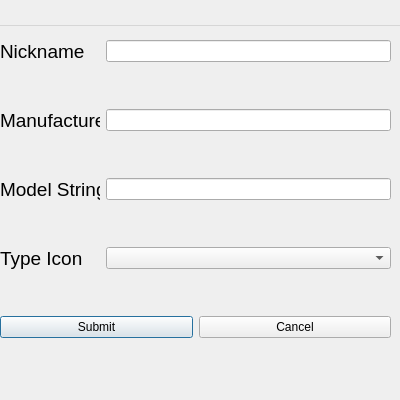
<?xml version="1.0" encoding="UTF-8"?>
<ui version="4.0">
 <class>RegisterDeviceDialog</class>
 <widget class="QDialog" name="RegisterDeviceDialog">
  <property name="geometry">
   <rect>
    <x>0</x>
    <y>0</y>
    <width>400</width>
    <height>400</height>
   </rect>
  </property>
  <property name="minimumSize">
   <size>
    <width>400</width>
    <height>400</height>
   </size>
  </property>
  <property name="maximumSize">
   <size>
    <width>400</width>
    <height>400</height>
   </size>
  </property>
  <property name="windowTitle">
   <string>Create a new device</string>
  </property>
  <widget class="QWidget" name="centralwidget" native="true">
   <property name="geometry">
    <rect>
     <x>0</x>
     <y>0</y>
     <width>391</width>
     <height>381</height>
    </rect>
   </property>
   <widget class="QWidget" name="verticalLayoutWidget">
    <property name="geometry">
     <rect>
      <x>0</x>
      <y>0</y>
      <width>391</width>
      <height>381</height>
     </rect>
    </property>
    <layout class="QVBoxLayout" name="verticalLayout">
     <item>
      <layout class="QHBoxLayout" name="horizontallayoutDeviceNickname">
       <item>
        <widget class="QLabel" name="label">
         <property name="minimumSize">
          <size>
           <width>100</width>
           <height>0</height>
          </size>
         </property>
         <property name="maximumSize">
          <size>
           <width>100</width>
           <height>16777215</height>
          </size>
         </property>
         <property name="font">
          <font>
           <pointsize>14</pointsize>
          </font>
         </property>
         <property name="text">
          <string>Nickname</string>
         </property>
        </widget>
       </item>
       <item>
        <widget class="QLineEdit" name="lineeditDeviceNickname"/>
       </item>
      </layout>
     </item>
     <item>
      <layout class="QHBoxLayout" name="horizontallayoutDeviceManufacturer">
       <item>
        <widget class="QLabel" name="label_3">
         <property name="minimumSize">
          <size>
           <width>100</width>
           <height>0</height>
          </size>
         </property>
         <property name="maximumSize">
          <size>
           <width>100</width>
           <height>16777215</height>
          </size>
         </property>
         <property name="font">
          <font>
           <pointsize>14</pointsize>
          </font>
         </property>
         <property name="text">
          <string>Manufacturer</string>
         </property>
        </widget>
       </item>
       <item>
        <widget class="QLineEdit" name="lineeditDeviceManufacturer"/>
       </item>
      </layout>
     </item>
     <item>
      <layout class="QHBoxLayout" name="horizontallayoutDeviceModel">
       <item>
        <widget class="QLabel" name="label_2">
         <property name="minimumSize">
          <size>
           <width>100</width>
           <height>0</height>
          </size>
         </property>
         <property name="maximumSize">
          <size>
           <width>100</width>
           <height>16777215</height>
          </size>
         </property>
         <property name="font">
          <font>
           <pointsize>14</pointsize>
          </font>
         </property>
         <property name="text">
          <string>Model String:</string>
         </property>
        </widget>
       </item>
       <item>
        <widget class="QLineEdit" name="lineeditDeviceModel"/>
       </item>
      </layout>
     </item>
     <item>
      <layout class="QHBoxLayout" name="horizontallayoutDeviceTypeIcon">
       <item>
        <widget class="QLabel" name="label_4">
         <property name="minimumSize">
          <size>
           <width>100</width>
           <height>0</height>
          </size>
         </property>
         <property name="maximumSize">
          <size>
           <width>100</width>
           <height>16777215</height>
          </size>
         </property>
         <property name="font">
          <font>
           <pointsize>14</pointsize>
          </font>
         </property>
         <property name="text">
          <string>Type Icon</string>
         </property>
        </widget>
       </item>
       <item>
        <widget class="QComboBox" name="comboboxDeviceTypeIcon">
         <property name="maxVisibleItems">
          <number>6</number>
         </property>
        </widget>
       </item>
      </layout>
     </item>
     <item>
      <layout class="QHBoxLayout" name="horizontalLayout">
       <item>
        <widget class="QPushButton" name="buttonNewDeviceSubmit">
         <property name="text">
          <string>Submit</string>
         </property>
        </widget>
       </item>
       <item>
        <widget class="QPushButton" name="buttonNewDeviceCancel">
         <property name="text">
          <string>Cancel</string>
         </property>
        </widget>
       </item>
      </layout>
     </item>
    </layout>
   </widget>
  </widget>
  <widget class="QMenuBar" name="menubar">
   <property name="geometry">
    <rect>
     <x>0</x>
     <y>0</y>
     <width>400</width>
     <height>26</height>
    </rect>
   </property>
  </widget>
 </widget>
 <resources/>
 <connections/>
</ui>
